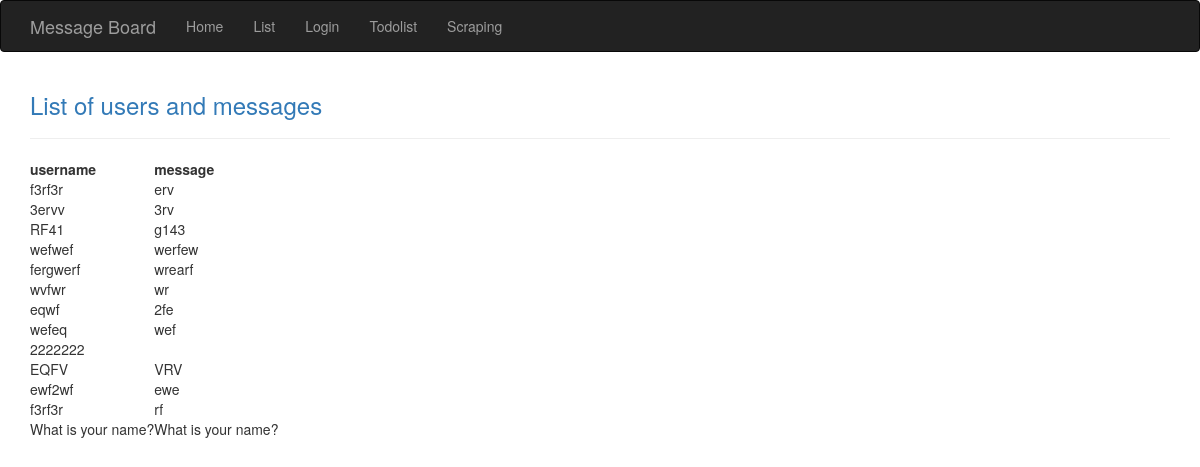
Page /list on the committed database.
### run.py (models this page shows)
class User(db.Model):
    __tablename__ = 'users'
    id = db.Column(db.Integer, primary_key=True)
    username = db.Column(db.String(64))
    message = db.Column(db.String(64))
    def __repr__(self):
        return '<User %r>' % self.username

### run.py (the view)
@app.route('/list')
def show_all():
    print (User.query.all())
    return render_template('show_all.html', User = User.query.all() )

### templates/show_all.html (shortened to what this page needs)
<!DOCTYPE html>
<html lang = "en">
   {% extends "bootstrap/base.html" %}
   {% block head %}
   {{ super() }}
   {% endblock %}
   {% block navbar %}
   <div class="navbar navbar-inverse" role="navigation">
      <div class="container">
         <div class="navbar-header">
            <a class="navbar-brand" href="/">Message Board</a>
         </div>
         <div class="navbar-collapse collapse">
            <ul class="nav navbar-nav">
               <li><a href="/">Home</a></li>
               <li><a href="/list">List</a></li>
               <li><a href="/login">Login</a></li>
               <li><a href="/todolist">Todolist</a></li>
               <li><a href="/scraping">Scraping</a></li>
            </ul>
         </div>
      </div>
   </div>
   {% endblock %}
   {% block content %}
   <div class="container">
      <head></head>
      <body>
         <h3>
            <a href = "{{ url_for('show_all') }}">List of users and messages
            </a>
         </h3>
         <hr/>
         <table>
            <thead>
               <tr>
                  <th>username</th>
                  <th>message</th>
               </tr>
            </thead>
            <tbody>
               {% for user_ in User %}
               <tr>
                  <td>{{ user_.username }}</td>
                  <td>{{ user_.message }}</td>
               </tr>
               {% endfor %}
            </tbody>
         </table>
      </body>
   </div>
   {% endblock %}

### rows in the picture
User: username "f3rf3r", message "erv"
User: username "3ervv", message "3rv"
User: username "RF41", message "g143"
User: username "wefwef", message "werfew"
User: username "fergwerf", message "wrearf"
User: username "wvfwr", message "wr"
User: username "eqwf", message "2fe"
User: username "wefeq", message "wef"
User: username "2222222"
User: username "EQFV", message "VRV"
User: username "ewf2wf", message "ewe"
User: username "f3rf3r", message "rf"
User: username "What is your name?", message "What is your name?"
